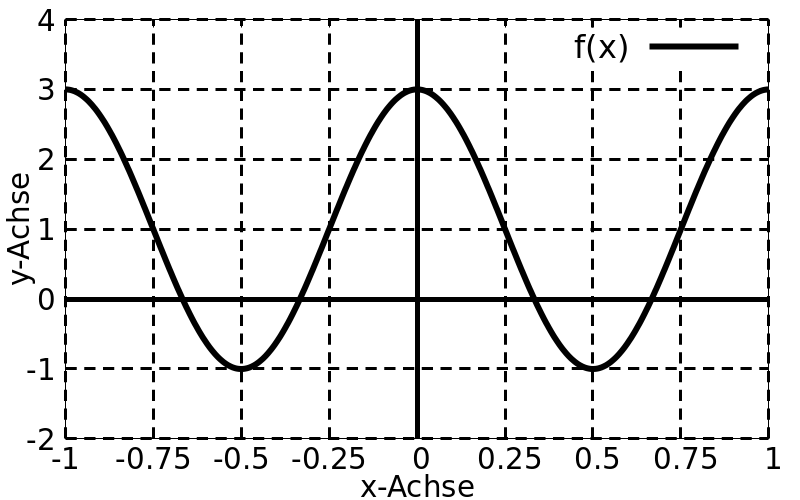

This figure's gnuplot source:
set key font ",24"
set tics font ",22" 

set xlabel "x-Achse" font ",22" 
set ylabel "y-Achse" font ",22" 

set xrange [-1:1]
set yrange [-2:4]

set grid
set xtics 0.25
set ytics 1
set grid ls 1 lc "#000000" lw 3 dt (15,10)

set zeroaxis ls 2 lw 5 lc "#000000"

set terminal pngcairo dashed size 800,500
set output filename

plot 2*cos(2*pi*x)+1 lw 6 lc "#000000" title "f(x)"
